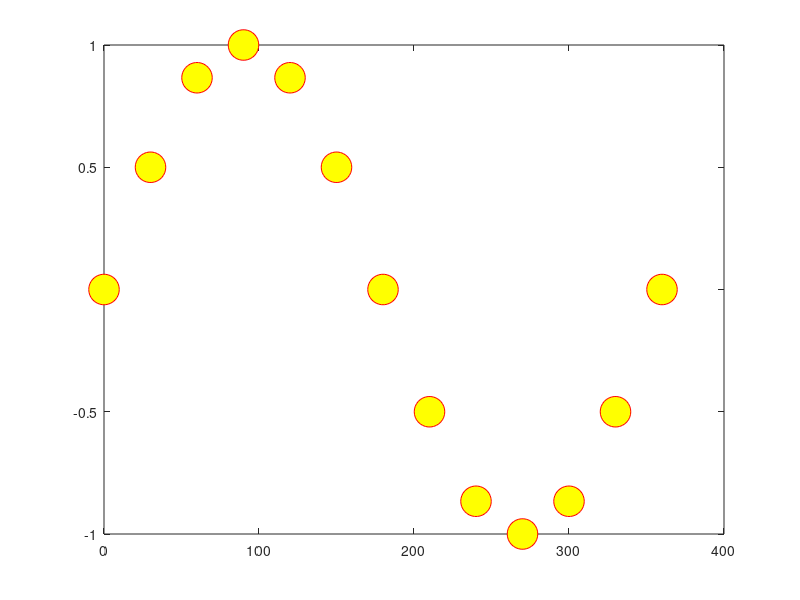

Recreate this plot in MATLAB. (Note: this script raises an error after producing the figure.)
f = @(x) sind(x);
x = 0:360;
y = 0:30:360;
figure(1);
clf;
plot(x,f(x))
plot(y,f(y), 'o','markersize',22,'markerfacecolor','y','markeredgecolor','r')
text(z-5,f(z),string(z),'fontsize',7)
hold on;
xlim([0,360]);
grid minor;
grid on;
